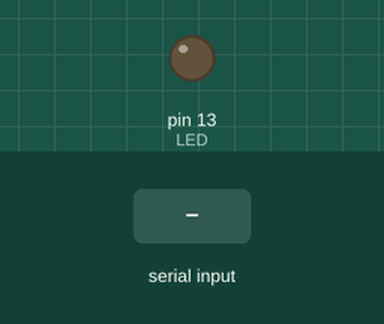
Bench run of a sketch on a simulated Arduino Uno, built with avr-gcc and run on an emulated ATmega328P. Shown: output pins drawn as LEDs (lit = HIGH). Inputs (shaded band) come from the test bench. What the sketch prints to the serial monitor is not drawn.

Above: at 1.2 s.
1.3 s: "1" received over Serial
At 2.3 s:
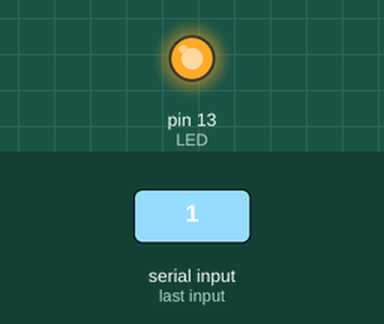
2.8 s: "0" received over Serial
At 3.4 s:
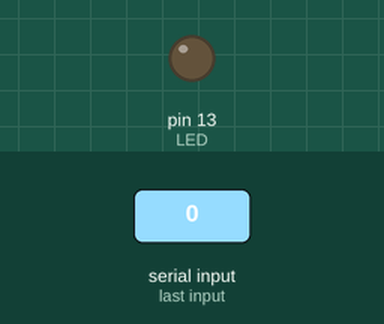
Timing chart, 0 to 5.8 s (numbered marks = the images above; inputs shaded):
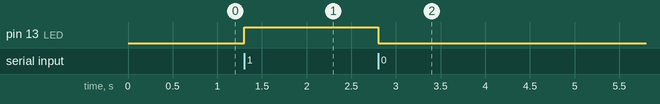

Measured:
- after the input at 1.3 s, pin 13 (LED): LOW → HIGH at once
- after the input at 2.8 s, pin 13 (LED): HIGH → LOW at once

The sketch:

example2.ino
```cpp
#define LED 13
char val;
void setup(){
  pinMode(LED,OUTPUT);
  Serial.begin(9600);
  while (!Serial);
  Serial.println("歡迎來到Arduino");
}

void loop(){
  //Serial.available()會算出目前在buffer內有多少byte的資料
  if(Serial.available()){
    //Serial.read()會讀取第一個byte內的資料,讀取完畢後,buffer內的資料就被刪除。
    //傳送來的資料是char
    val = Serial.read();
    if(val == '1'){
      digitalWrite(LED,HIGH);
      Serial.println("LED ON");
    }else if(val='0'){
      digitalWrite(LED,LOW);
      Serial.println("LED OFF");
    }
  }
}
```
